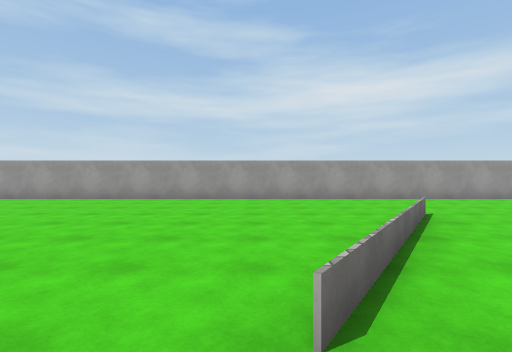
view 1 (above)

22 first-person views from a walk through a 3-D level made in the Unity game engine. The camera is 1.4 m above the floor, looks level and sees 85° across. The floor is counted in squares, 2 m on a side. Each view is taken from the middle of a square. On the plan, view 1 faces up. The plan holds only what a view shows up to about 9 squares ahead; the rest is blank. The player character is not drawn. Surface patterns are stand-ins for the level's own textures.

view 2
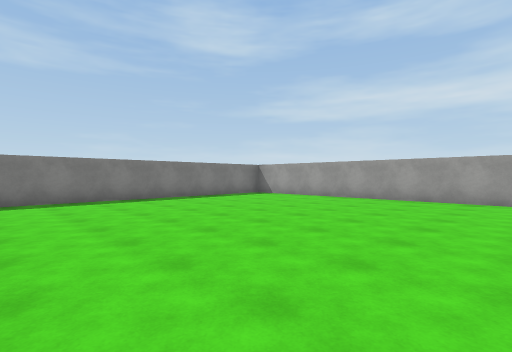

view 3
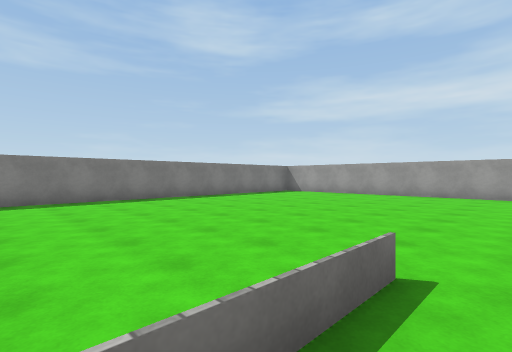

view 4
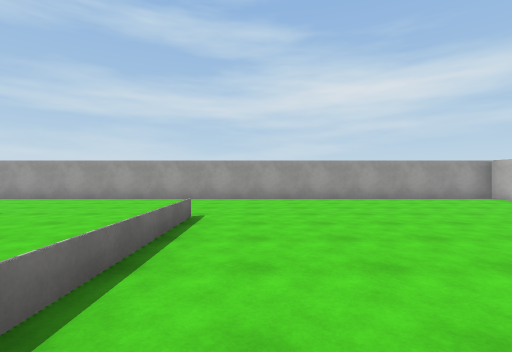

view 5
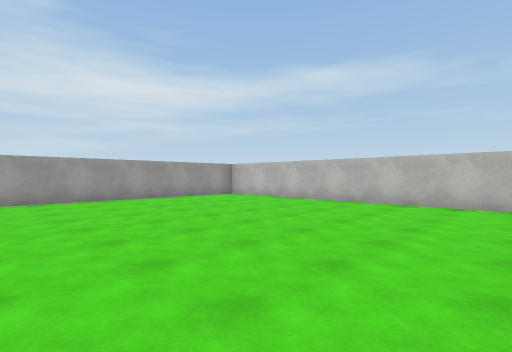

view 6
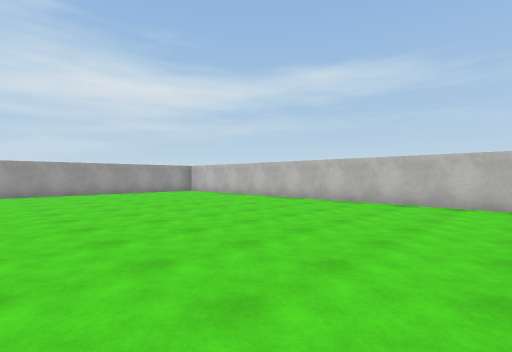

view 7
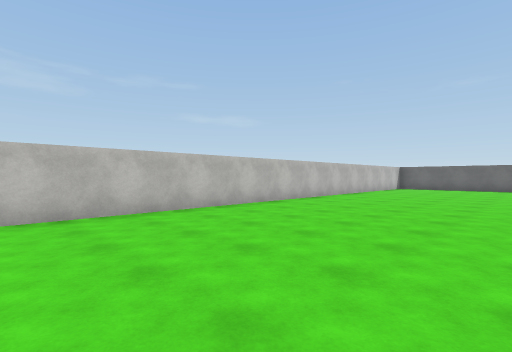

view 8
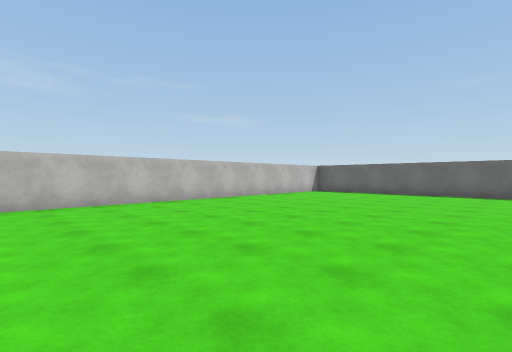

view 9
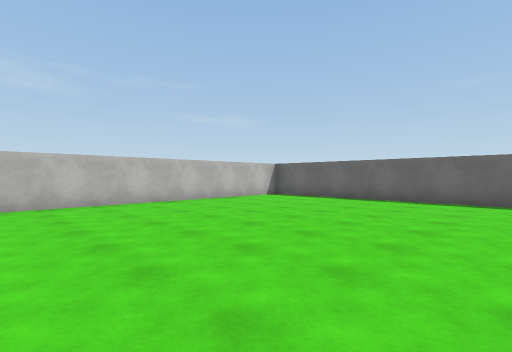

view 10
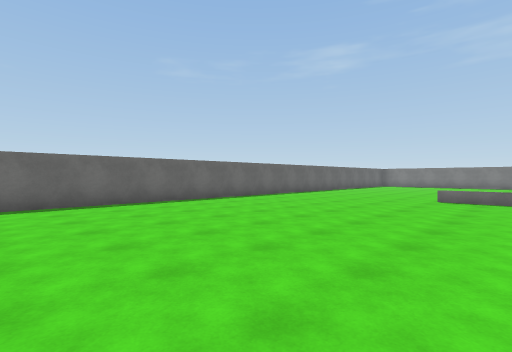

view 11
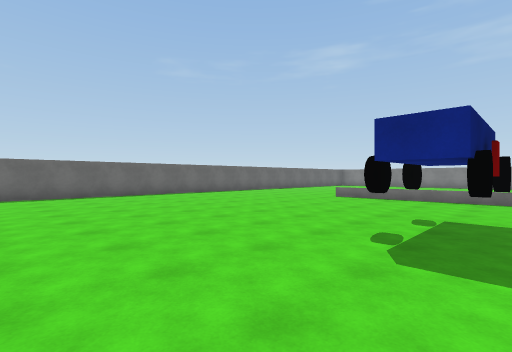

view 12
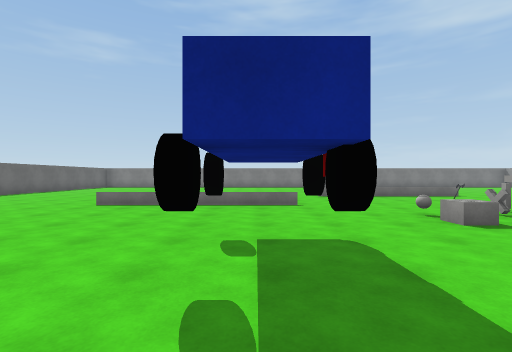

view 13
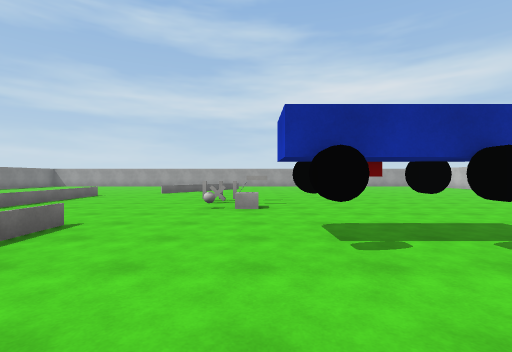

view 14
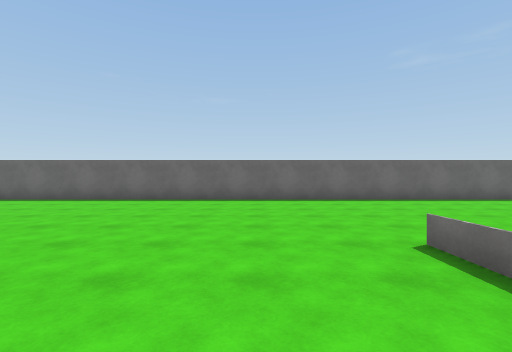

view 15
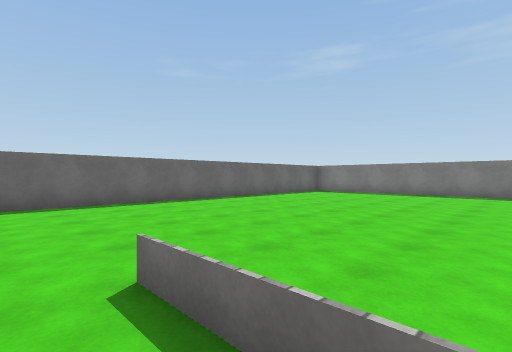

view 16
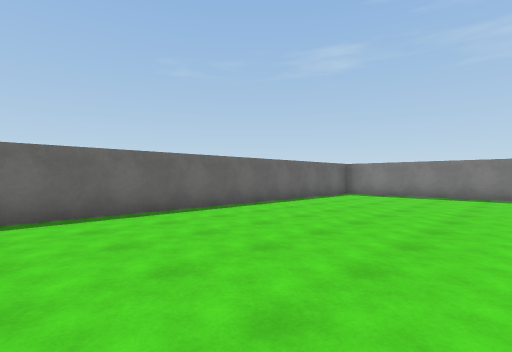

view 17
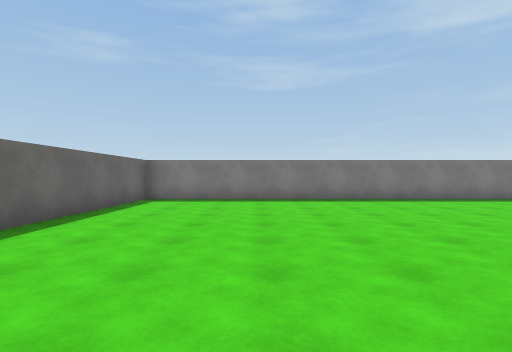

view 18
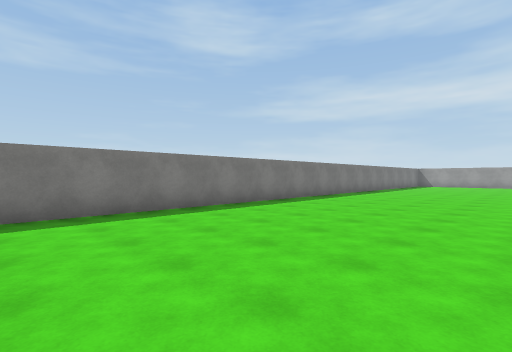

view 19
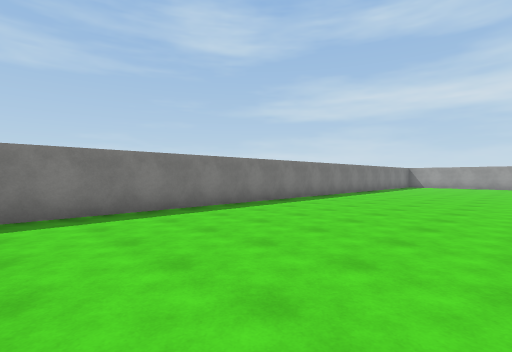

view 20
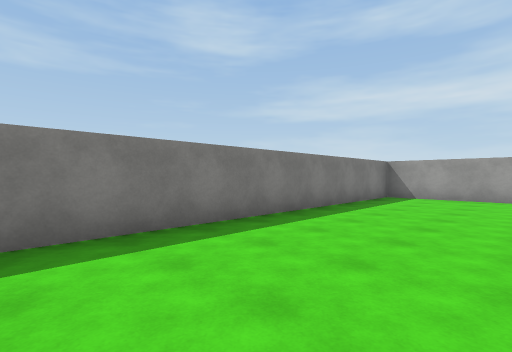

view 21
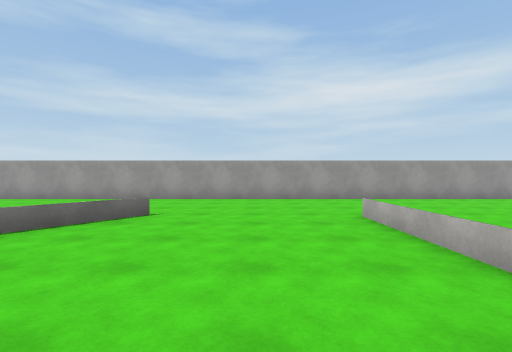

view 22
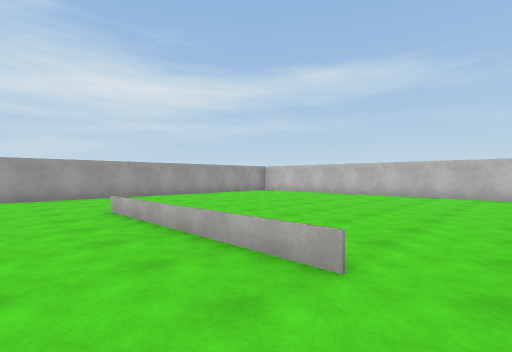

### Floor plan
Points are (right, up) in squares from view 1. A wall is a line through its corners. A room is listed if a view was taken in it or the views show most of it. See-through windows are left out.
Room 1 (views 1, 2, 3, 4, 5, 6, 7, 8, 9, 10, 11, 12, 13, 14, 15, 16, 17, 18, 19, 20, 21, 22)
walls: (4.4, -3.2) (3.8, -3.2); (15.2, -13.5) (15.2, 5.5); (15.2, 7.9) (15.2, 8.6) (-9.2, 8.6); (-9.4, 8.2) (-9.4, -16.3) (12.5, -16.3)
low walls: (3.2, -2.7) (2.8, -2.7); (1.3, -5.9) (1.3, -10.9); (6.8, -0.1) (6.8, 4.9); (-1.7, 0.1) (-1.7, -3.9); (3.1, 5.1) (0.3, 1.1); (6.9, 4.6) (6.9, 1.1)
ways out: gap at (4, -3)
objects: other object (3, -4); other object (4, -5); other object (4, -4); other object (5, -7) to (6, -6)

Where each view was taken, in squares from view 1:
view 1: 0 up, 0 right, facing up
view 2: 0 up, 1 left, facing up-left
view 3: 2 down, 1 left, facing up-left
view 4: 0 up, 8 right, facing up
view 5: 0 up, 8 right, facing up-right
view 6: 3 down, 8 right, facing up-right
view 7: 0 up, 10 right, facing down-right
view 8: 5 down, 8 right, facing down-right
view 9: 8 down, 8 right, facing down-right
view 10: 9 down, 10 right, facing down-left
view 11: 6 down, 10 right, facing down-left
view 12: 7 down, 8 right, facing left
view 13: 10 down, 4 right, facing up
view 14: 8 down, 3 right, facing down
view 15: 9 down, 2 right, facing down-left
view 16: 11 down, 1 right, facing down-left
view 17: 13 down, 1 left, facing left
view 18: 12 down, 4 left, facing up-left
view 19: 10 down, 4 left, facing up-left
view 20: 1 down, 6 left, facing up-left
view 21: 0 up, 5 right, facing up
view 22: 1 down, 5 right, facing up-right
